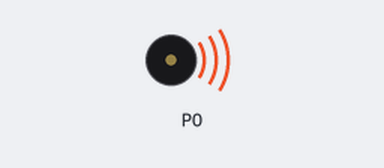
Recording of a program running on a simulated BBC micro:bit running MicroPython. Parts: buzzer (waves = sounding). At 85.7 s the program stops and its outputs stay as they are.

Above: at 0.15 s.
At 17.97 s:
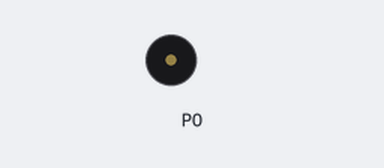
Timing chart, 0 to 40.0 s (numbered marks = the images above):
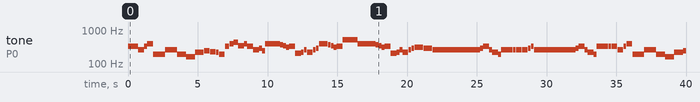

Measured:
- by itself, tone on P0: plays 330 Hz for 0.10 s, 330 Hz for 0.20 s, 330 Hz for 0.42 s, 262 Hz for 0.42 s, 330 Hz for 0.20 s, 392 Hz for 0.42 s … (93 notes in this stretch)

The program:

microbit_final_code.py
```python
from microbit import *
import music

melody = [
    'E4:1',
    'E4:2',
    'E4:4',
    'C4:4',
    'E4:2',
    'G4:4',
    'G3:8',
    'C4:8',
    'G3:6',
    'E3:6',
    'A3:6',
    'B3:4',
    'A#3:4',
    'A3:2',
    'G3:4',
    'E4:3',
    'G4:3',
    'A4:3',
    'F4:4',
    'G4:2',
    'E4:4',
    'C4:4',
    'D4:2',
    'B3:2',
    'G4:10',
    'F#4:2',
    'F4:2',
    'D#4:2',
    'E4:4',
    'G#3:4',
    'A3:2',
    'C4:2',
    'A3:4',
    'C4:2',
    'D4:2',
    'G4:6',
    'F#4:2',
    'F4:2',
    'D#4:2',
    'E4:4',
    'C5:4',
    'C5:4',
    'C5:2',
    'G4:12',
    'F#4:2',
    'F4:2',
    'D#4:2',
    'E4:4',
    'G#3:4',
    'A3:2',
    'C4:2',
    'A3:4',
    'C4:2',
    'D4:2',
    'D#4:6',
    'D4:6',
    'C4:6',
    'C4:16',
    'C4:2',
    'C4:4',
    'C4:4',
    'D4:2',
    'E4:4',
    'C4:2',
    'A3:4',
    'G3:2',
    'C4:8',
    'C4:2',
    'C4:4',
    'C4:4',
    'D4:2',
    'E4:2',
    'C4:18',
    'C4:2',
    'C4:4',
    'C4:4',
    'D4:2',
    'E4:4',
    'C4:2',
    'A3:4',
    'G3:2',
    'E4:8',
    'E4:2',
    'E4:4',
    'C4:4',
    'E4:2',
    'G4:4',
    'G3:8',
    'C4:8',
    'G3:6',
    'E3:6',
    'A3:6',
    'B3:4',
    'A#3:4',
    'A3:2',
    'G3:4',
    'E4:3',
    'G4:3',
    'A4:3',
    'F4:4',
    'G4:2',
    'E4:4',
    'C4:4',
    'D4:2',
    'B3:2',
    'E4:6',
    'C4:2',
    'G3:4',
    'G#3:6',
    'A3:4',
    'F4:2',
    'F4:4',
    'A3:2',
    'B3:8',
    'A4:3',
    'A4:3',
    'A4:3',
    'G4:3',
    'F4:3',
    'E4:3',
    'C4:2',
    'A3:4',
    'G3:2',
    'E4:8',
    'C4:2',
    'G3:4',
    'G#3:6',
    'A3:4',
    'F4:2',
    'F4:4',
    'A3:2',
    'A3:8',
    'F4:2',
    'F4:4',
    'F4:2',
    'E4:3',
    'D4:3',
    'C4:3',
    'E3:2',
    'E3:4',
    'C3:2',
    'C4:8',
    'C4:2',
    'C4:4',
    'C4:4',
    'D4:2',
    'E4:4',
    'C4:2',
    'A3:4',
    'G3:2',
    'C4:8',
    'C4:2',
    'C4:4',
    'C4:4',
    'D4:2',
    'E4:2',
    'C4:18',
    'C4:2',
    'C4:4',
    'C4:4',
    'D4:2',
    'E4:4',
    'C4:2',
    'A3:4',
    'G3:2',
    'E4:8',
    'E4:2',
    'E4:4',
    'C4:4',
    'E4:2',
    'G4:4',
    'G3:8',
    'E4:8',
    'C4:2',
    'G3:4',
    'G#3:6',
    'A3:4',
    'F4:2',
    'F4:4',
    'A3:2',
    'B3:8',
    'A4:3',
    'A4:3',
    'A4:3',
    'G4:3',
    'F4:3',
    'E4:3',
    'C4:2',
    'A3:4',
    'G3:2',
    'E4:8',
    'C4:2',
    'G3:4',
    'G#3:6',
    'A3:4',
    'F4:2',
    'F4:4',
    'A3:2',
    'A3:8',
    'F4:2',
    'F4:4',
    'F4:2',
    'E4:3',
    'D4:3',
    'C4:3',
    'E3:2',
    'E3:4',
    'C3:2',
]

music.set_tempo(bpm=140)
music.play(melody)
```
